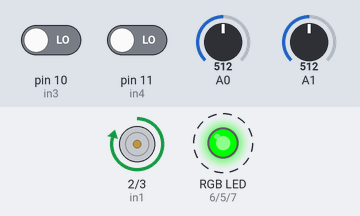
The sketch below on a simulated Arduino Uno, built with avr-gcc and run on an emulated ATmega328P. Shown: motor-driver pin pairs drawn as motors (green arrow = first pin HIGH = forward, orange = second pin HIGH = backward, longer = more drive, scaled by the enable pin), an RGB LED mixed from three pins (HIGH = lit). Dashed ring = blinking. Inputs (shaded band) come from the test bench; at power-on: A0 = 512, A1 = 512, pin 10 (in3) LOW, pin 11 (in4) LOW.

Above: at 1.8 s.
1.9 s: A0 set to 0
At 2.6 s:
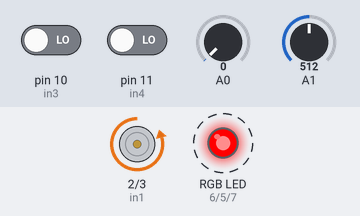
5.6 s: A0 set to 80
At 6.5 s:
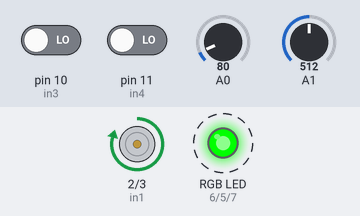
9.7 s: A1 set to 70
13.2 s: A1 set to 62
At 13.7 s:
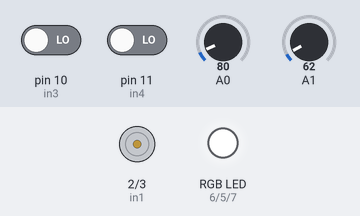
14.8 s: A1 set to 80
At 15.6 s:
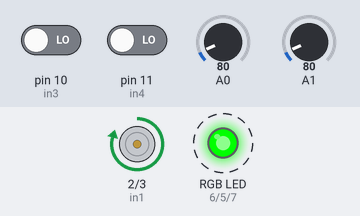
Timing chart, 0 to 19.9 s (numbered marks = the images above; inputs shaded):
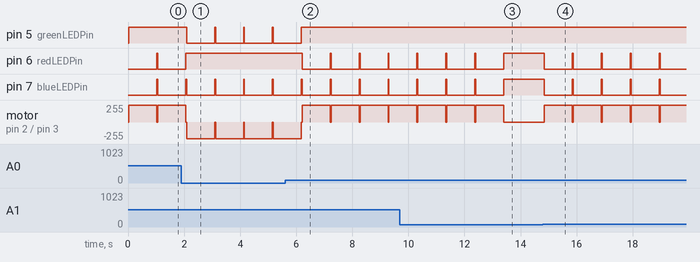

Measured:
- the behaviour switches between 66 and 65 on A1 (found by bisection; images 2 and 3)
- after the input at 1.9 s, pin 5 (greenLEDPin): alternates HIGH for 0.03 s and LOW for 1.0 s, starting after 0.19 s; pin 6 (redLEDPin): goes on until 2.1 s, then stays HIGH
- after the input at 5.6 s, pin 5 (greenLEDPin): goes on until 6.2 s, then stays HIGH; pin 6 (redLEDPin): alternates HIGH for 0.03 s and LOW for 1.0 s, starting after 0.61 s
- after the input at 13.2 s, pin 6 (redLEDPin), pin 7 (blueLEDPin): goes on until 13.4 s, then stays HIGH; motor on pin 2 (in1) / pin 3 (in2): goes on until 13.4 s, then stays stopped
- after the input at 14.8 s, pin 6 (redLEDPin), pin 7 (blueLEDPin): alternates HIGH for 0.03 s and LOW for 1.0 s, starting after 0.05 s; motor on pin 2 (in1) / pin 3 (in2): alternates forward 250/255 for 1.0 s and stopped for 0.03 s, starting after 0.05 s
- by itself, pin 7 (blueLEDPin): alternates HIGH for 0.03 s and LOW for 1.0 s

The sketch:

main.ino
```cpp
#include <math.h>

const int enA = 9;  // Enable A (PWM speed control)
const int in1 = 2;  // Input 1 (direction)
const int in2 = 3;  // Input 2 (direction)

const int in3 = 10;
const int in4 = 11;

const int greenLEDPin = 5;
const int redLEDPin = 6;
const int blueLEDPin = 7;

int sensorVal = 0;

const int numReadings = 10;   // Number of readings to tempAvg
float readings[numReadings];  // Array to store readings
int readIndex = 0;            // Index of current reading
float total = 0;              // Sum of readings
float tempAvg = 0;            // tempAvg of readings

int motionInput = 0;

float isRainDetect = 0;

int isClosed = 0;

void setup() {
  pinMode(enA, OUTPUT);
  pinMode(in1, OUTPUT);
  pinMode(in2, OUTPUT);

  pinMode(in3, INPUT);
  pinMode(in4, INPUT);

  pinMode(greenLEDPin, OUTPUT);
  pinMode(redLEDPin, OUTPUT);
  pinMode(blueLEDPin, OUTPUT);

  Serial.begin(9600);

  for (int i = 0; i < numReadings; i++) {
    readings[i] = 0;  // Initialize readings array
  }
}

void loop() {
  sensorVal = analogRead(A0);

  motionInput = digitalRead(in3);

  isRainDetect = digitalRead(in4);

  float temperature = analogRead(A1) * 0.48828125;  // Replace with your temperature reading function

  total = total - readings[readIndex];        // Subtract the oldest reading
  readings[readIndex] = temperature;          // Add the new reading
  total = total + readings[readIndex];        // Add the new reading
  readIndex = (readIndex + 1) % numReadings;  // Increment index

  tempAvg = temperature * 1.8 + 32;  //total / numReadings;  // Calculate tempAvg


  // Serial.println(tempAvg);     // TempAvg on its own line
  // Serial.println(sensorVal);     // SensorVal on its own line
  // Serial.println(motionInput); // MotionInput on its own line
  // Serial.print(" isRainDetected Val: ");
  // Serial.print(isRainDetect);

  delay(30);

  if ((abs(sensorVal) < abs(1) || tempAvg < 70) && abs(isRainDetect) < 0.5) {
    motorReverse(250);
    isClosed = 0;
  } else if (abs(sensorVal) > abs(90) || tempAvg > 90 || abs(isRainDetect) > 0.5) {
    isClosed = 1;
  } else {
    isClosed = 2;
  }

  if (isClosed == 0) {
    runClosed();
  } else if (isClosed == 1) {
    runOpened();
  } else if (isClosed == 2) {
    motorStop();
  }
}

void runClosed() {
  motorReverse(250);
  setRGBColor(1);
  delay(1000);
  motorStop();
  setRGBColor(4);
}

void runOpened() {
  motorForward(250);
  setRGBColor(2);
  delay(1000);
  motorStop();
  setRGBColor(4);
}

void motorForward(int speed) {
  digitalWrite(in1, HIGH);
  digitalWrite(in2, LOW);
  analogWrite(enA, 250);  // Speed (adjust 200 as needed)
}

void motorReverse(int speed) {
  digitalWrite(in1, LOW);
  digitalWrite(in2, HIGH);
  analogWrite(enA, 250);  // Speed (adjust 150 as needed)
}

void motorStop() {
  digitalWrite(in1, LOW);
  digitalWrite(in2, LOW);
  analogWrite(enA, 0);  // Speed 0 (motor off)
}

void setRGBColor(int input) {
  if (input == 1) {
    analogWrite(redLEDPin, 255);
    analogWrite(blueLEDPin, 0);
    analogWrite(greenLEDPin, 0);
  } else if (input == 2) {
    analogWrite(redLEDPin, 0);
    analogWrite(blueLEDPin, 0);
    analogWrite(greenLEDPin, 255);
  } else if (input == 3) {
    analogWrite(redLEDPin, 0);
    analogWrite(blueLEDPin, 255);
    analogWrite(greenLEDPin, 0);
  } else if (input == 4) {
    analogWrite(redLEDPin, 255);
    analogWrite(blueLEDPin, 255);
    analogWrite(greenLEDPin, 255);
  } else {
    analogWrite(redLEDPin, 0);
    analogWrite(blueLEDPin, 0);
    analogWrite(greenLEDPin, 0);
  }
}
```
